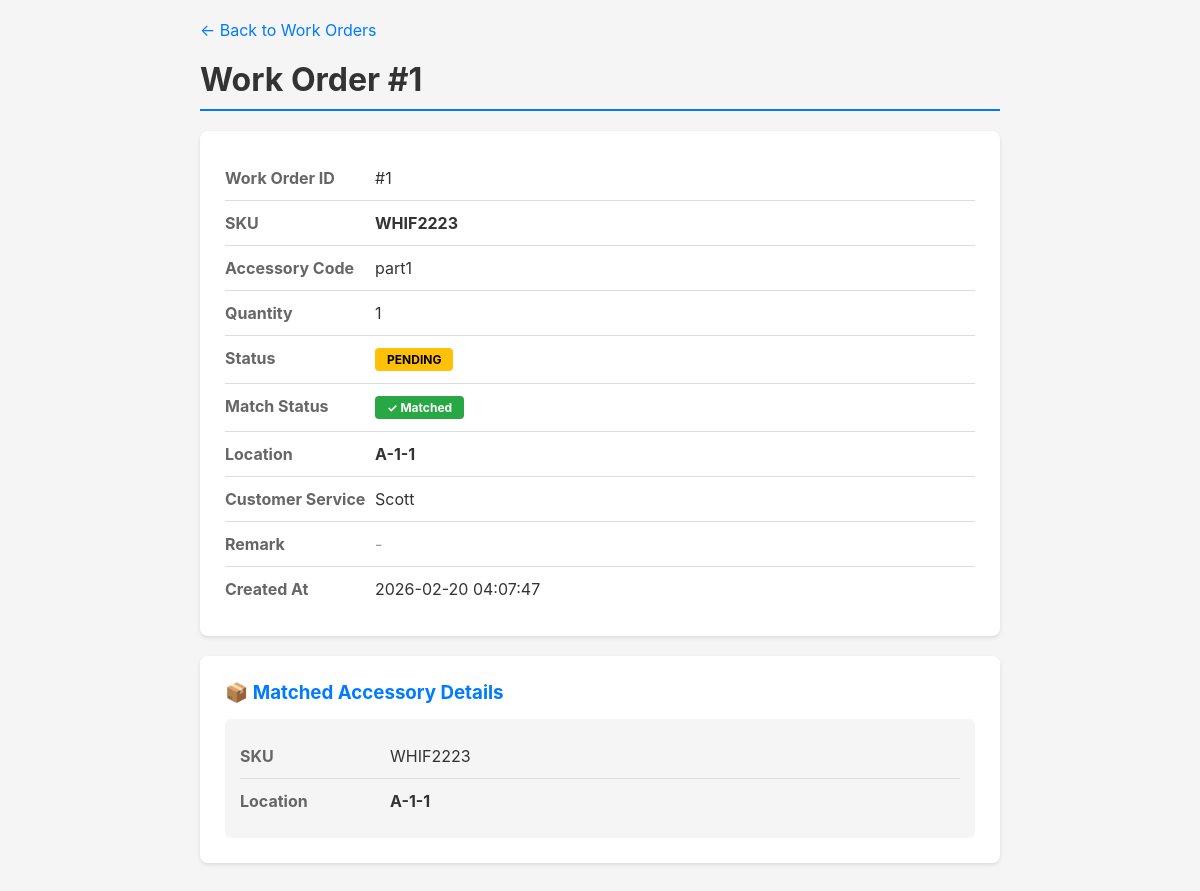
Page /work-orders/1 on the committed database.
### tables this page shows
CREATE TABLE work_orders (
            id INTEGER PRIMARY KEY AUTOINCREMENT,
            sku TEXT NOT NULL,
            accessory_code TEXT NOT NULL,
            quantity INTEGER NOT NULL,
            status TEXT DEFAULT 'pending',
            customer_service_name TEXT,
            remark TEXT,
            created_at TIMESTAMP DEFAULT CURRENT_TIMESTAMP,
            completed_at TIMESTAMP
        , match_status TEXT DEFAULT 'pending', location TEXT);

CREATE TABLE accessories (
            id INTEGER PRIMARY KEY AUTOINCREMENT,
            sku TEXT NOT NULL,
            location TEXT NOT NULL,
            updated_at TIMESTAMP DEFAULT CURRENT_TIMESTAMP
        );

### app.py (the view)
@app.route("/work-orders/<int:id>")
def work_order_detail(id):
    conn = get_db()
    cursor = conn.cursor()
    cursor.execute("SELECT * FROM work_orders WHERE id = ?", (id,))
    row = cursor.fetchone()
    if row is None:
        conn.close()
        return "Work order not found", 404
    work_order = dict(row)
    accessory_details = None
    if work_order.get("match_status") == "matched":
        cursor.execute(
            """
            SELECT a.*, r.content as latest_remark
            FROM accessories a
            LEFT JOIN remarks r ON a.id = r.accessory_id
            WHERE a.sku = ?
            ORDER BY r.created_at DESC
            LIMIT 1
        """,
            (work_order["sku"],),
        )
        accessory = cursor.fetchone()
        if accessory:
            accessory_details = dict(accessory)
    conn.close()
    return render_template(
        "work_order_detail.html",
        work_order=work_order,
        accessory_details=accessory_details
    )

### app.py (called while the page is built)
def get_db():
    conn = sqlite3.connect(DB_PATH)
    conn.row_factory = sqlite3.Row
    return conn

### templates/work_order_detail.html (shortened to what this page needs)
<!DOCTYPE html>
<html lang="en">
<head>
</head>
<body>
    <div class="container">
        <a href="{{ url_for('work_orders_page') }}" class="back-link">← Back to Work Orders</a>
        <h1>Work Order #{{ work_order.id }}</h1>
        <div class="detail-card">
            <div class="detail-row">
                <div class="detail-label">Work Order ID</div>
                <div class="detail-value">#{{ work_order.id }}</div>
            </div>
            <div class="detail-row">
                <div class="detail-label">SKU</div>
                <div class="detail-value"><strong>{{ work_order.sku }}</strong></div>
            </div>
            <div class="detail-row">
                <div class="detail-label">Accessory Code</div>
                <div class="detail-value">{{ work_order.accessory_code }}</div>
            </div>
            <div class="detail-row">
                <div class="detail-label">Quantity</div>
                <div class="detail-value">{{ work_order.quantity }}</div>
            </div>
            <div class="detail-row">
                <div class="detail-label">Status</div>
                <div class="detail-value">
                    <span class="status-badge status-{{ work_order.status }}">{{ work_order.status }}</span>
                </div>
            </div>
            <div class="detail-row">
                <div class="detail-label">Match Status</div>
                <div class="detail-value">
                    {% if work_order.match_status == 'matched' %}
                    <span class="match-badge match-matched">✓ Matched</span>
                    {% elif work_order.match_status == 'new_one' %}
                    <span class="match-badge match-new_one">⚠ New One Required</span>
                    {% else %}
                    <span class="match-badge">Pending</span>
                    {% endif %}
                </div>
            </div>
            <div class="detail-row">
                <div class="detail-label">Location</div>
                <div class="detail-value">
                    {% if work_order.location %}
                    <strong>{{ work_order.location }}</strong>
                    {% else %}
                    <span style="color: #999;">-</span>
                    {% endif %}
                </div>
            </div>
            <div class="detail-row">
                <div class="detail-label">Customer Service</div>
                <div class="detail-value">
                    {% if work_order.customer_service_name %}
                    {{ work_order.customer_service_name }}
                    {% else %}
                    <span style="color: #999;">-</span>
                    {% endif %}
                </div>
            </div>
            <div class="detail-row">
                <div class="detail-label">Remark</div>
                <div class="detail-value">
                    {% if work_order.remark %}
                    {{ work_order.remark }}
                    {% else %}
                    <span style="color: #999;">-</span>
                    {% endif %}
                </div>
            </div>
            <div class="detail-row">
                <div class="detail-label">Created At</div>
                <div class="detail-value">{{ work_order.created_at }}</div>
            </div>
        </div>
        {% if accessory_details %}
        <div class="detail-card">
            <h3 style="margin-bottom: 15px; color: #007bff;">📦 Matched Accessory Details</h3>
            <div class="accessory-info">
                <div class="detail-row">
                    <div class="detail-label">SKU</div>
                    <div class="detail-value">{{ accessory_details.sku }}</div>
                </div>
                <div class="detail-row">
                    <div class="detail-label">Location</div>
                    <div class="detail-value"><strong>{{ accessory_details.location }}</strong></div>
                </div>
            </div>
        </div>
        {% endif %}
    </div>
</body>
</html>

### templates/work_order_detail.html (style rules this page uses)
* { margin: 0; padding: 0; box-sizing: border-box; }
:root { --bg-color: #f5f5f5; --card-bg: white; --text-color: #333; --text-secondary: #666; --border-color: #ddd; }
body { font-family: -apple-system, BlinkMacSystemFont, 'Segoe UI', Roboto, 'Helvetica Neue', Arial, sans-serif; background: var(--bg-color); color: var(--text-color); padding: 20px; }
.container { max-width: 800px; margin: 0 auto; }
.back-link { display: inline-block; margin-bottom: 20px; color: #007bff; text-decoration: none; }
h1 { color: var(--text-color); margin-bottom: 20px; padding-bottom: 10px; border-bottom: 2px solid #007bff; }
.detail-card { background: var(--card-bg); padding: 25px; border-radius: 8px; box-shadow: 0 2px 4px rgba(0,0,0,0.1); margin-bottom: 20px; }
.detail-row { display: flex; padding: 12px 0; border-bottom: 1px solid var(--border-color); }
.detail-row:last-child { border-bottom: none; }
.detail-label { width: 150px; font-weight: bold; color: var(--text-secondary); }
.detail-value { flex: 1; color: var(--text-color); }
.status-badge { display: inline-block; padding: 4px 12px; border-radius: 4px; font-size: 12px; font-weight: bold; text-transform: uppercase; }
.status-pending { background: #ffc107; color: #000; }
.match-badge { display: inline-block; padding: 4px 12px; border-radius: 4px; font-size: 12px; font-weight: bold; }
.match-matched { background: #28a745; color: white; }
.accessory-info { background: var(--bg-color); padding: 15px; border-radius: 6px; margin-top: 10px; }

### rows in the picture
work_orders: id "1", sku "WHIF2223", accessory_code "part1", quantity "1", status "PENDING", location "A-1-1", customer_service_name "Scott", created_at "2026-02-20 04:07:47"
accessories: sku "WHIF2223", location "A-1-1"
